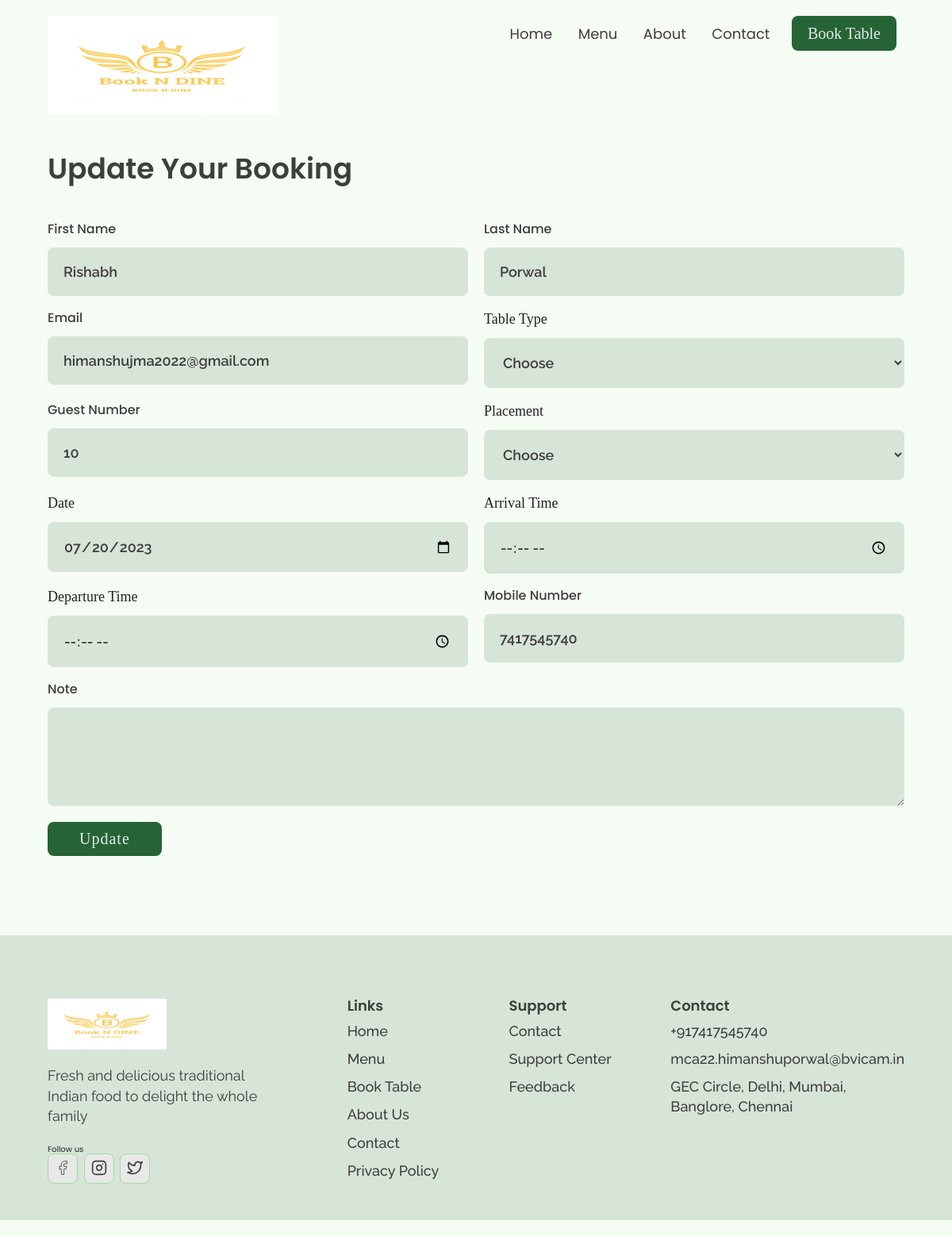
Screenshot of /update.php?id=13 with the database file from the repository.
### tables this page shows
CREATE TABLE `booktable` (
  `id` int(10) NOT NULL,
  `firstName` varchar(50) NOT NULL,
  `lastName` varchar(50) NOT NULL,
  `email` varchar(200) NOT NULL,
  `tableType` varchar(50) NOT NULL,
  `guestNumber` varchar(50) NOT NULL,
  `placement` varchar(50) NOT NULL,
  `date` date NOT NULL,
  `arrivaltime` time(6) NOT NULL,
  `departuretime` time(6) NOT NULL,
  `mobilenumber` varchar(10) NOT NULL,
  `note` varchar(10000) NOT NULL
);

### update.php (the view, shortened to what this page needs)
<!DOCTYPE html>
<html lang="en">
<head>
    <link rel="stylesheet" href="./reset.css">
    <link rel="stylesheet" href="./globalStyles.css">
    <link rel="stylesheet" href="./components.css">
    <link rel="stylesheet" href="https://unpkg.com/aos@next/dist/aos.css" />
</head>
<body>
    <div class="nav">
    <div class="container">
        <div class ="nav__wrapper">
            <a href="./index.html" class="logo">
                <img src="./images/3333.png" alt="Book'n Dine">
            </a>
            <nav>
                <ul class="nav__list">
                    <div class="nav__list__wrapper">
                        <li><a href="./index.html" class="nav__link">Home</a> </li>
                        <li><a href="./menu.html" class="nav__link">Menu</a> </li>
                        <li><a href="./about.html" class="nav__link">About</a> </li>
                        <li><a href="./contact.html" class="nav__link">Contact</a></li>
                        <li><a href="./booking.html" class="btn primary-btn">Book Table</a> </li>
                    </div>
                </ul>
            </nav>
        </div>
    </div>
     <section id="form" data-aos="fade-up">
        <div class="container">
            <h3 class="form__title">Update Your Booking</h3>
            <div class="form__wrapper">
                <form action="" method="post">
                    <?php
                    include 'connection.php';
                    $ids = $_GET['id'];
                    $showquery = "Select * from booktable where id={$ids}";
                    $showdata = mysqli_query($con,$showquery);
                    $arrdata = mysqli_fetch_array($showdata);
                            ?>
                    <div class="form__group">
                        <label for="firstName">First Name</label>
                        <input type="text" id="firstName" name="firstName" value="<?php echo $arrdata['firstName']; ?>"required>
                    </div>
                    <div class="form__group">
                        <label for="lastName">Last Name</label>
                        <input type="text" id="lastName" name="lastName" value="<?php echo $arrdata['lastName']; ?>"required>
                    </div>
                    <div class="form__group">
                        <label for="Email">Email</label>
                        <input type="email" id="email" name="email" value="<?php echo $arrdata['email']; ?>"required>
                    </div>
                    <div class="form__group">
                        <lable for="tableType">Table Type</lable>
                        <select id="tableType" name="tableType" value="<?php echo $arrdata['tableType']; ?>" required>
                            <option selected disabled>Choose</option>
                        </select>
                    </div>
                    <div class="form__group">
                        <label for="guestNumber">Guest Number</label>
                        <input type="number" id="guestNumber" name="guestNumber" min="1" max="10" value="<?php echo $arrdata['guestNumber']; ?>"required>
                    </div>
                    <div class="form__group">
                        <lable for="placement">Placement</lable>
                        <select  id="placement" name="placement" value="<?php echo $arrdata['placement']; ?>"required>
                            <option selected disabled>Choose</option>
                        </select>
                    </div>
                    <div class="form__group">
                        <lable for="date" >Date</lable>
                        <input type="date" id="date" name="date" value="<?php echo $arrdata['date']; ?>" required>
                    </div>
                    <div class="form__group">
                        <lable for="time" >Arrival Time</lable>
                        <input type="time" id="arrivaltime" name="arrivaltime" value="<?php echo $arrdata['arrivaltime']; ?>"required>
                    </div>
                    <div class="form__group">
                        <lable for="time" >Departure Time</lable>
                        <input type="time" id="departuretime" name="departuretime" value="<?php echo $arrdata['departuretime']; ?>" required>
                    </div>
                    <div class="form__group">
                        <label for="mobilenumber">Mobile Number</label>
                        <input type="tel" id="mobilenumber" name="mobilenumber" value="<?php echo $arrdata['mobilenumber']; ?>"required>
                    </div>
                    <div class="form__group form__group__full">
                        <label for="note">Note</label>
                        <textarea  id="note" name="note" rows="4" aria-valuetext="<?php echo $arrdata['note']; ?>" required></textarea>
                    </div>
                    <button type="submit" class="btn primary-btn" name="submit" >Update</button>
                </form>
            </div>
        </div>
     </section>
    <footer>
        <div class="container">
            <div class="footer__wrapper">
                <div class="footer__col1">
                    <div class="footer__logo">
                        <img src="./images/3333.png" alt="Book'n Dine">
                    </div>
                    <p class="footer__desc">
                        Fresh and delicious traditional
                        Indian food to delight the
                        whole family
                    </p>
                    <div class="footer__socials">
                        <h4 class="footer__socials__title">Follow us</h4>
                        <ol>
                            <li>
                                <a href="#">
                                    <svg
                                        xmlns="http://www.w3.org/2000/svg"
                                        width="24"
                                        height="24"
                                        viewBox="0 0 24 24"
                                        fill="none"
                                        stroke="currentColor"
                                        stroke-width="1"
                                        stroke-linecap="round"
                                        stroke-linejoin="round"
                                        >
                                        <path d="M18 2h-3a5 5 0 0 0-5 5v3H7v4h3v8h4v-8h3l1-4h-4V7a1 1 0 0 1 1-1h3z" />
                                     </svg>
                                </a>
                            </li>
                            <li>
                                <a href="#">
                                </a>
                            </li>
                            <li>
                                <a href="#">
                                </a>
                            </li>
                        </ol>
                    </div>
                </div>
                <div class="footer__col2">
                    <h3 class="footer__text__title">
                        Links
                    </h3>
                    <ol class="footer__text">
                        <li>
                            <a href="./index.html">Home</a>
                        </li>
                        <li>
                            <a href="./menu.html">Menu</a>
                        </li>
                        <li>
                            <a href="./booking.html">Book Table</a>
                        </li>
                        <li>
                            <a href="./about.html">About Us</a>
                        </li>
                        <li>
                            <a href="./contact.html">Contact</a>
                        </li>
                        <li>
                            <a href="#">Privacy Policy</a>
                        </li>
                    </ol>
                </div>
                <div class="footer__col3">
                    <h3 class="footer__text__title">
                        Support
                    </h3>
                    <ol class="footer__text">
                        <li>
                            <a href="./contact.html">Contact</a>
                        </li>
                        <li>
                            <a href="#">Support Center</a>
                        </li>
                        <li>
                            <a href="#">Feedback</a>
                        </li>
                    </ol>
                </div>
                <div class="footer__col4">
                    <h3 class="footer__text__title">
                        Contact
                    </h3>
                    <ol class="footer__text">
                        <li>
                            <a href="tel:+917417545740">+917417545740</a>
                        </li>
                        <li>
                            <a href="mailto:mca22.himanshuporwal@bvicam.in">mca22.himanshuporwal@bvicam.in</a>
                        </li>
                        <li>
                            <a href="#">GEC Circle, Delhi, Mumbai, Banglore, Chennai </a>
                        </li>
                    </ol>
                </div>
            </div>
        </div>
    </footer>
</body>
</html>

### globalStyles.css (style rules this page uses)
html { font-size: 10px; }
:root { --green-1: #266436; --green-2: #a2de96; --lightGreen-1: #d6e5d8; --lightGreen-2: #f5fcf4; --black-1: #3b413a; --black-2: #3f3c3c; --black-3: #5b6359; --white-1: #e8e8e8; }
body { background-color: var(--lightGreen-2); overflow-x:hidden; }
section { padding: 100px 0; }
.container { max-width: 1200px; width: 90%; margin: 0 auto; }
img { width:100%; height:100%; object-fit: cover; }
h1,h2,h3,h4 { font-family: 'Poppins', sans-serif; }
p { font-family: 'Raleway', sans-serif; font-weight: 400; line-height: 1.4em; font-size: 1.8rem; }
a { display: inline-block; text-decoration: none; }

### components.css (style rules this page uses)
.nav { padding: 2rem 0; }
.nav__wrapper { display: flex; justify-content: space-between; }
.nav__list li { display: inline-block; margin:0 1rem; }
.nav__list .nav__link { font-size: 1.8rem; font-family: 'Poppins'; color: var(--black-2); padding: 0.5rem; }
.btn { font-family: pappins; font-weight: 500; border-radius: 8px; font-size:1.4rem; padding:1.2rem 2rem; }
.primary-btn { color:var(--white-1); background:var(--green-1); }
@media only screen and (min-width: 768px) { .btn { padding: 1.3rem 2 rem; font-size: 2rem; } }
footer { background: var(--lightGreen-1); padding-top: 5rem; padding-bottom: 2rem; }
.footer__wrapper { display: flex; flex-direction: column; gap: 3rem; }
.footer__logo { width: 150px; margin-bottom:2rem; }
.footer__desc { font-size: 1.4rem; color: var(--black-2); margin-bottom: 2rem; }
.footer__socials li { display: inline-block; margin-right: 0.5rem; }
.footer__socials a { padding: 0.5rem 0.8rem; background-color: var(--white-1); border: 1px solid var(--green-2); border-radius: 8px; }
.footer__socials svg { width: 20px; color:var(--black-2); }
.footer__text__title { font-size: 1.8rem; margin-bottom: 1rem; color: var(--black-1); font-weight: 600; }
.footer__text a { font-size: 1.4rem; margin-bottom: 0.5rem; color: var(--black-2); font-family: Raleway; font-weight: 500; line-height: 1.4em; }
@media only screen and (min-width: 768px) { footer { padding-top: 8rem; padding-bottom: 4rem; } }
@media only screen and (min-width: 768px) { .footer__wrapper { flex-direction: row; } }
@media only screen and (min-width: 768px) { .footer__col1 { flex: 4; } }
@media only screen and (min-width: 768px) { .footer__col2, .footer__col3, .footer__col4 { flex: 2; } }
@media only screen and (min-width: 768px) { .footer__desc { max-width: 300px; font-size: 1.8rem; margin-bottom: 2.5rem; } }
@media only screen and (min-width: 768px) { .footer__text a { font-size: 1.8rem; margin-bottom: 1rem; } }
@media only Screen and (min-width: 768px) { .footer__text { font-size: 1.6rem; } }
#form { padding: 5rem 0; }
.form__title { font-size: 1.8rem; color: var(--black-1); font-weight: 600; }
.form__wrapper { padding: 3rem 0; }
.form__wrapper form { display: grid; grid-template-columns: 1fr; gap: 2rem; }
.form__group label { font-size: 1.6rem; font-family: poppins; color: var(--black-2); font-weight: 500; }
.form__group input, .form__group textarea, .form__group select { width: 100%; border: none; background-color: var(--lightGreen-1); font-size: 1.4rem; font-family: Raleway; font-weight: 600; padding: 1.5rem; border-radius: 8px; margin-top: 0.5rem; color: var(--black-2); }
.form__group textarea { resize: vertical; }
.form__wrapper button[type=submit] { width: max-content; border: none; padding: 1rem 4rem; font-weight: 500; letter-spacing: 0.1rem; }
@media only screen and (min-width: 768px) { .form__title { font-size: 3.6rem; } }
@media only screen and (min-width: 768px) { .form__wrapper { padding: 5rem 0; } }
@media only screen and (min-width: 768px) { .form__wrapper form { grid-template-columns: 1fr 1fr; } }
@media only screen and (min-width: 768px) { .form__group__full { grid-column: 1/3; } }
@media only screen and (min-width: 768px) { .form__group lable { font-size: 1.8rem; } }
@media only screen and (min-width: 768px) { .form__group input, .form__group textarea, .form__group select { font-size: 1.8rem; padding: 2rem; margin-top: 1.5rem; } }

### rows the page displays
booktable: firstName "Rishabh", lastName "Porwal", email "himanshujma2022@gmail.com", guestNumber "10", date "07/20/2023", mobilenumber "7417545740"
